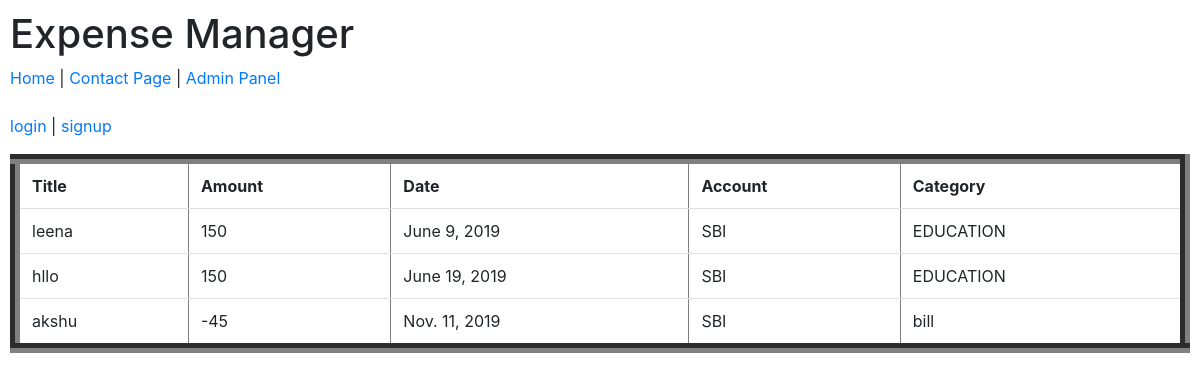
Screenshot of /viewall with the database file from the repository.
### budget/models.py (models this page shows, shortened)
class ExpenseItem(models.Model):
    title = models.CharField('Title', max_length=100)
    amount = models.IntegerField('Amount', default=0)
    category = models.ForeignKey(ExpenseCategory, on_delete=models.CASCADE , blank=True, null=True)
    description = models.CharField('Description', max_length=200, blank=True, null=True)
    date = models.DateField('Date', max_length=200)
    account = models.ForeignKey(ExpenseAccount, on_delete=models.CASCADE)

class ExpenseAccount(models.Model):
    title = models.CharField('title', max_length=100)
    balance = models.IntegerField('balance', default=0)
    description = models.CharField('Description', max_length=200, blank=True, null=True)
    def __str__(self):
        return self.title

class ExpenseCategory(models.Model):
    title = models.CharField('title', max_length=100)
    description = models.CharField('Description', max_length=200, blank=True, null=True)
    def __str__(self):
        return self.title

### budget/views.py (the view)
# urls.py: path('viewall',views.ListItemView.as_view()),
class ListItemView(ListView):
    queryset = ExpenseItem.objects.all()
    template_name = 'viewall.html'

### templates/viewall.html
{% extends 'base.html' %}
{% block content %}
<table border='10' cellspacing='10' class='table' >
    <tr>
        <th>Title</th>
        <th>Amount</th>
        <th>Date</th>
        <th>Account</th>
        <th>Category</th>
    </tr>
    {% for object in object_list %}
        <tr>
            <td>{{object.title}}</td>
            <td>{{object.amount}}</td>
            <td>{{object.date}}</td>
            <td>{{object.account}}</td>
            <td>{{object.category}}</td>
        </tr>
    {% endfor %}
</table>
{% endblock %}

### templates/base.html (shortened to what this page needs)
<html>
<head>
    <link rel="stylesheet" href="https://maxcdn.bootstrapcdn.com/bootstrap/4.0.0-beta/css/bootstrap.min.css"
>
</head>
<body style="margin:5; padding:5">
<h1>Expense Manager</h1>
{% include 'nav.html' %}
{% block content %}
{% endblock %}
</body>
</html>

### templates/nav.html (shortened to what this page needs)
<a href="/">Home</a> | <a href="/contact">Contact Page</a> | <a href="/admin">Admin Panel</a>
{% if user.is_authenticated %}
<b>Welcome {{user.first_name}}..!!</b>
<a href="/profile">Profile</a> | <a href="/admin/logout/?next=/">Sign Out</a>
{% else %}
<a href="{% url 'account_login' %}">login</a> | <a href="{% url 'account_signup' %}">signup</a>
{% endif %}

### rows the page displays
ExpenseItem: title "leena", amount "150", date "June 9, 2019", account "SBI", category "EDUCATION"
ExpenseItem: title "hllo", amount "150", date "June 19, 2019", account "SBI", category "EDUCATION"
ExpenseItem: title "akshu", amount "-45", date "Nov. 11, 2019", account "SBI", category "bill"
